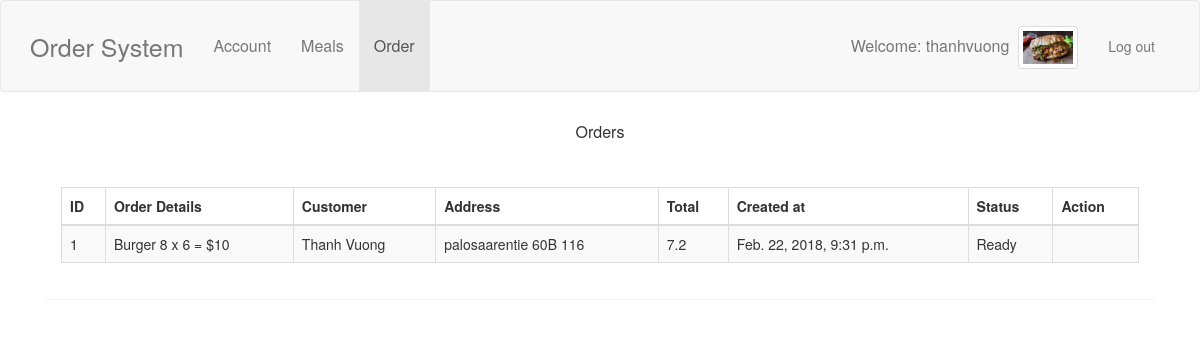
The page /restaurant/order/ (signed in) on the database as committed earlier.
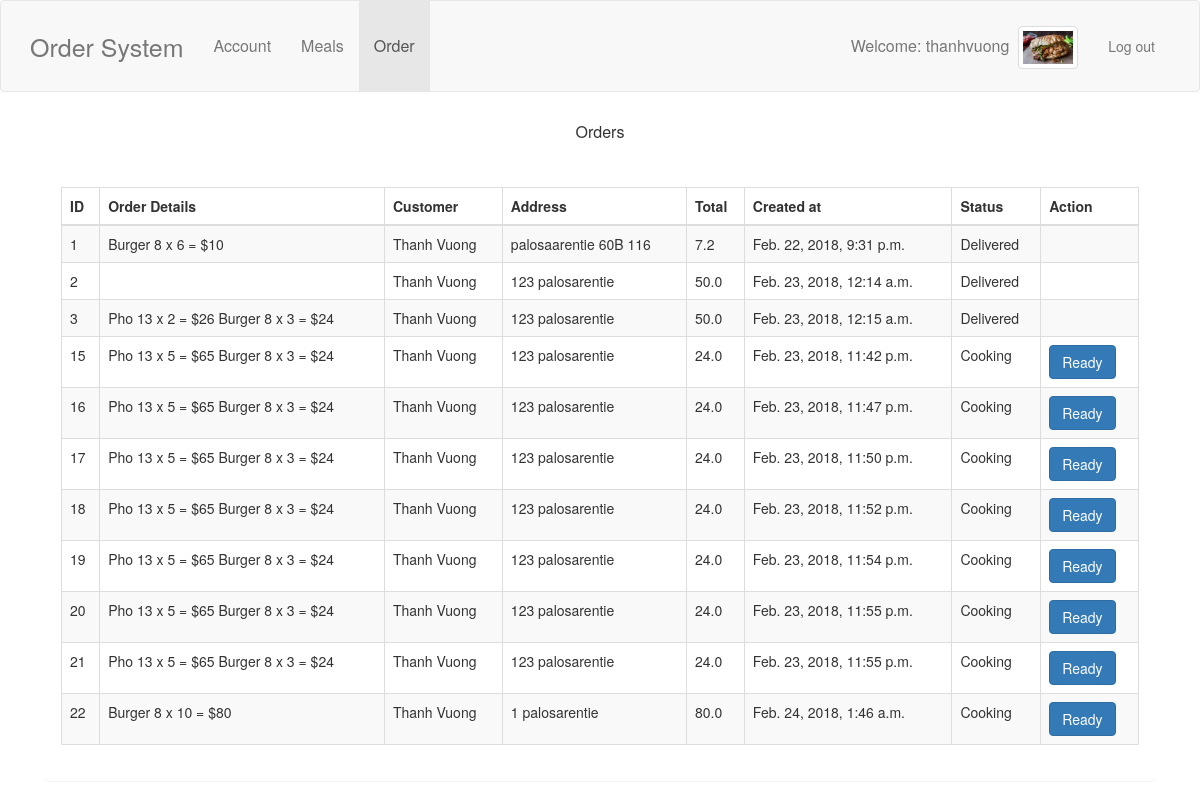
The same page on the database as committed later.
### order_system_app/models.py (models this page shows, shortened)
class Restaurant(models.Model):
    user = models.OneToOneField(User, on_delete = models.CASCADE,related_name = 'restaurant')
    name = models.CharField(max_length=500)
    phone = models.CharField(max_length=500)
    address = models.CharField(max_length=500)
    logo = models.ImageField(upload_to = 'restaurant_logo/',blank=False)

class Order(models.Model):
    COOKING = "Cooking"
    READY ="Ready"
    ONTHEWAY ="On the way"
    DELIVERED="Delivered"
    STATUS_CHOICE = {
        (COOKING,"Cooking"),
        (READY,"Ready"),
        (ONTHEWAY,"On the way"),
        (DELIVERED, "Delivered"),
    }
    customer = models.ForeignKey(Customer)
    restaurant = models.ForeignKey(Restaurant)
    address = models.CharField(max_length=500)
    total = models.FloatField()
    status = models.CharField(choices =STATUS_CHOICE,max_length=500)
    created_at = models.DateTimeField(default = timezone.now)
    picked_at = models.DateTimeField(blank=True,null = True)

class OrderDetails(models.Model):
    order = models.ForeignKey(Order,related_name='order_details')
    meal = models.ForeignKey(Meals)
    quantity = models.IntegerField()
    sub_total = models.IntegerField()

class Meals(models.Model):
    restaurant = models.ForeignKey(Restaurant)
    name = models.CharField(max_length=500)
    description = models.CharField(max_length=500)
    image = models.ImageField(upload_to = 'meals_images/',blank=False)
    price = models.IntegerField(default = 0)

class Customer(models.Model):
    user = models.OneToOneField(User, on_delete = models.CASCADE, related_name = 'customer')
    avatar = models.CharField(max_length=500)
    phone = models.CharField(max_length=500,blank=True)
    address = models.CharField(max_length=500,blank=True)
    def __str__(self):
        return self.user.get_full_name()

### order_system_app/views.py (the view)
# urls.py: url(r'^restaurant/order/$', views.restaurant_order,name='restaurant-order'),
@login_required(login_url='/restaurant/sign-in/')
def restaurant_order(request):
    orders = Order.objects.filter(restaurant = request.user.restaurant).order_by("id") #select restaurent of current user
    if request.method == "POST":
        order = Order.objects.get(id = request.POST["id"],restaurant = request.user.restaurant)
        if order.status == Order.COOKING:
            order.status = Order.READY
            order.save()
    return render(request, 'restaurant/order.html',{"orders":orders})

### order_system_app/templates/restaurant/order.html (shortened to what this page needs)
{% extends 'restaurant/base.html' %}
{% block page %}
<div class="col-lg-12">
<div class="panel">
  <div class="panel-heading">
    <h4 class="panel-title text-center">Orders</h4>
  </div>
  <div class="panel-body">
    <br>
    <table class="table table-bordered table-hover table-striped">
        <thead>
          <tr>
            <th>ID</th>
            <th>Order Details</th>
            <th>Customer</th>
            <th>Address</th>
            <th>Total</th>
            <th>Created at</th>
            <th>Status</th>
            <th>Action</th>
          </tr>
        </thead>
        <tbody>
          {% for order in orders %}
            <tr>
              <td scope="row">{{order.id}}</td>
              <td>
              {% for order_detail in order.order_details.all %}
                {{order_detail.meal.name}} {{order_detail.meal.price}}
                x {{order_detail.quantity}} = ${{order_detail.sub_total}}
              {% endfor %}
              </td>
              <td>{{order.customer}} </td>
              <td>{{order.address}} </td>
              <td>{{order.total}}</td>
              <td>{{order.created_at}}</td>
              <td>{{order.status}}</td>
              <td>
                {% if order.status == "Cooking" %}
                  <form method="POST">
                      <button class="btn btn-primary">Ready</button>
                  </form>
                {% endif %}
              </td>
            </tr>
          {% endfor %}
        </tbody>
    </table>
  </div>
</div>
</div>
{% endblock %}

### order_system_app/templates/restaurant/base.html (shortened to what this page needs)
{% extends 'base.html' %}
{% block sidebar %}
<li><a href="{% url 'restaurant-account' %}">Account</a></li>
<li><a href="{% url 'restaurant-meals' %}" class="active">Meals</a></li>
<li><a href="{% url 'restaurant-order' %}" >Order  </a></li>
{% endblock %}

### order_system_app/templates/base.html (shortened to what this page needs)
{% load staticfiles %}
<!DOCTYPE html>
<html>
  <head>
    <link rel="stylesheet" href="{% static 'css/bootstrap.min.css' %}">
    <link rel="stylesheet" href="{% static 'css/style.css' %}">
  </head>
  <body>
    <nav class ="navbar navbar-default custom-navbar">
      <div class="container">
        <div class="navbar-header">
      <a class="navbar-brand brand-custom" href="{% url 'restaurant-home' %}">Order System</a>
        </div>
        <div class="collapse navbar-collapse nav-text" id="myNavbar">
        <ul class="nav navbar-nav navbar-left">
            {% block sidebar %}{% endblock %}
        </ul>
        <ul class="nav navbar-nav navbar-right">
          <li> <a href="#">Welcome: {{request.user}}&nbsp;&nbsp;<img src="{{MEDIA_URL}}{{request.user.restaurant.logo}}" class="img-thumbnail" width="60" height="60"> </a></li>
          <li><a href="{% url 'restaurant-sign-out' %}?next={{request.path}}" class="btn log-out-btn">Log out</a> </li>
        </ul>
      </div>
      </div>
    </nav>
    <div class="content container">
      <div class="row">
        <div class="col-md-12">
        {% block page %}{% endblock %}
        </div>
      </div>
    </div>
</body>
</html>

### order_system_app/static/css/style.css (style rules this page uses)
.brand-custom { font-size: 25px; }
.nav-text { font-size: 16px; }
.navbar-brand { line-height: 60px; }
.navbar-nav>li>a { line-height: 60px; }
.log-out-btn { border: none; }

Rows that differ between the two databases and show on the page:
changed Order "palosaarentie 60B 116": status "Ready" → "Delivered"
added Order: id "2", customer "Thanh Vuong", address "123 palosarentie", total "50.0", created_at "Feb. 23, 2018, 12:14 a.m.", status "Delivered"
added Order: id "3", customer "Thanh Vuong", address "123 palosarentie", total "50.0", created_at "Feb. 23, 2018, 12:15 a.m.", status "Delivered"
added OrderDetails: meal.name "Pho", meal.price "13", quantity "2", sub_total "26", shown under "3"
added OrderDetails: meal.name "Burger", meal.price "8", quantity "3", sub_total "24"
added Order: id "15", customer "Thanh Vuong", address "123 palosarentie", total "24.0", created_at "Feb. 23, 2018, 11:42 p.m.", status "Cooking"
added OrderDetails: meal.name "Pho", meal.price "13", quantity "5", sub_total "65", shown under "15"
added OrderDetails: meal.name "Burger", meal.price "8", quantity "3", sub_total "24", shown under "15"
added Order: id "16", customer "Thanh Vuong", address "123 palosarentie", total "24.0", created_at "Feb. 23, 2018, 11:47 p.m.", status "Cooking"
added OrderDetails: meal.name "Pho", meal.price "13", quantity "5", sub_total "65", shown under "16"
added OrderDetails: meal.name "Burger", meal.price "8", quantity "3", sub_total "24", shown under "16"
added Order: id "17", customer "Thanh Vuong", address "123 palosarentie", total "24.0", created_at "Feb. 23, 2018, 11:50 p.m.", status "Cooking"
added OrderDetails: meal.name "Pho", meal.price "13", quantity "5", sub_total "65", shown under "17"
added OrderDetails: meal.name "Burger", meal.price "8", quantity "3", sub_total "24", shown under "17"
added Order: id "18", customer "Thanh Vuong", address "123 palosarentie", total "24.0", created_at "Feb. 23, 2018, 11:52 p.m.", status "Cooking"
added OrderDetails: meal.name "Pho", meal.price "13", quantity "5", sub_total "65", shown under "18"
added OrderDetails: meal.name "Burger", meal.price "8", quantity "3", sub_total "24", shown under "18"
added Order: id "19", customer "Thanh Vuong", address "123 palosarentie", total "24.0", created_at "Feb. 23, 2018, 11:54 p.m.", status "Cooking"
added OrderDetails: meal.name "Pho", meal.price "13", quantity "5", sub_total "65", shown under "19"
added OrderDetails: meal.name "Burger", meal.price "8", quantity "3", sub_total "24", shown under "19"
added Order: id "20", customer "Thanh Vuong", address "123 palosarentie", total "24.0", created_at "Feb. 23, 2018, 11:55 p.m.", status "Cooking"
added OrderDetails: meal.name "Pho", meal.price "13", quantity "5", sub_total "65", shown under "20"
added OrderDetails: meal.name "Burger", meal.price "8", quantity "3", sub_total "24", shown under "20"
added Order: id "21", customer "Thanh Vuong", address "123 palosarentie", total "24.0", created_at "Feb. 23, 2018, 11:55 p.m.", status "Cooking"
added OrderDetails: meal.name "Pho", meal.price "13", quantity "5", sub_total "65", shown under "21"
added OrderDetails: meal.name "Burger", meal.price "8", quantity "3", sub_total "24", shown under "21"
added Order: id "22", customer "Thanh Vuong", address "1 palosarentie", total "80.0", created_at "Feb. 24, 2018, 1:46 a.m.", status "Cooking"
added OrderDetails: meal.name "Burger", meal.price "8", quantity "10", sub_total "80", shown under "22"
